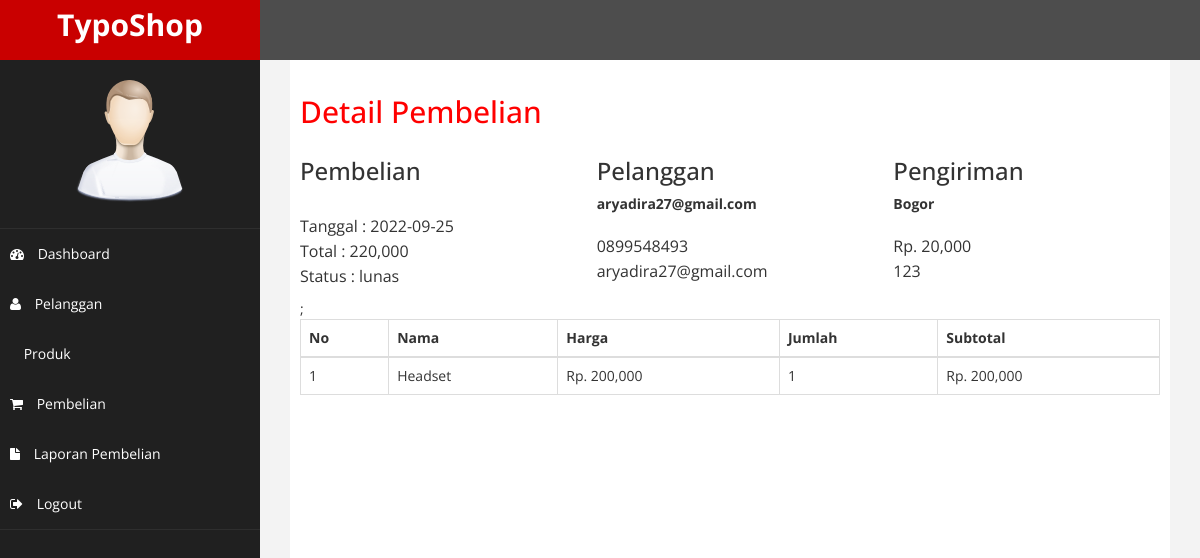
The app's page /admin/index.php?halaman=detail&id=37 (signed in) with its own data.
### tables this page shows
CREATE TABLE `pembelian` (
  `id_pembelian` int(11) NOT NULL,
  `id_pelanggan` int(11) NOT NULL,
  `id_ongkir` int(11) NOT NULL,
  `tanggal_pembelian` date NOT NULL,
  `total_pembelian` int(11) NOT NULL,
  `nama_kota` varchar(100) NOT NULL,
  `tarif` int(11) NOT NULL,
  `alamat_pengiriman` text NOT NULL,
  `status_pembelian` varchar(100) NOT NULL DEFAULT 'pending',
  `resi_pengiriman` varchar(50) NOT NULL
);

CREATE TABLE `pelanggan` (
  `id_pelanggan` int(11) NOT NULL,
  `email_pelanggan` varchar(100) NOT NULL,
  `password_pelanggan` varchar(50) NOT NULL,
  `nama_pelanggan` varchar(100) NOT NULL,
  `telepon_pelanggan` varchar(25) NOT NULL,
  `alamat_pelanggan` text NOT NULL
);

CREATE TABLE `pembelian_produk` (
  `id_pembelian_produk` int(11) NOT NULL,
  `id_pembelian` int(11) NOT NULL,
  `id_produk` int(11) NOT NULL,
  `jumlah` int(11) NOT NULL,
  `nama` varchar(100) NOT NULL,
  `harga` int(11) NOT NULL,
  `berat` int(11) NOT NULL,
  `subberat` int(11) NOT NULL,
  `subharga` int(11) NOT NULL
);

CREATE TABLE `produk` (
  `id_produk` int(11) NOT NULL,
  `nama_produk` varchar(100) NOT NULL,
  `harga_produk` int(11) NOT NULL,
  `berat_produk` int(11) NOT NULL,
  `foto_produk` varchar(100) NOT NULL,
  `deskripsi_produk` text NOT NULL,
  `stock_produk` int(11) NOT NULL
);

### admin/detail.php (the view)
<h2>Detail Pembelian</h2>
<?php
$ambil = $koneksi->query("SELECT * FROM pembelian JOIN pelanggan ON pembelian.id_pelanggan=pelanggan.id_pelanggan WHERE pembelian.id_pembelian='$_GET[id]'");
$detail = $ambil->fetch_assoc();
?>
<div class="row">
  <div class="col-md-4">
    <h3>Pembelian</h3>
    <p>
      Tanggal : <?php echo $detail['tanggal_pembelian'];?> <br>
      Total : <?php echo number_format($detail['total_pembelian']);?> <br>
      Status : <?php echo $detail['status_pembelian'];?> <br>
    </p>
  </div>
  <div class="col-md-4">
    <h3>Pelanggan</h3>
    <strong><?php echo $detail['email_pelanggan'];?></strong>
    <p>
      <?php echo $detail['telepon_pelanggan'];?> <br>
      <?php echo $detail['email_pelanggan'];?>
    </p>
  </div>
  <div class="col-md-4">
    <h3>Pengiriman</h3>
    <strong><?php echo $detail['nama_kota'];?></strong>
    <p>
      Rp. <?php echo number_format($detail['tarif']);?> <br>
      <?php echo $detail['alamat_pengiriman'];?>
    </p>
  </div>
</div>
<table class="table table-bordered">
  <thead>
    <tr>
      <th>No</th>
      <th>Nama</th>
      <th>Harga</th>
      <th>Jumlah</th>
      <th>Subtotal</th>
    </tr>
  </thead>
  <tbody>
    <?php $nomor = 1; ?>
    <?php $ambil = $koneksi->query("SELECT * FROM pembelian_produk JOIN produk ON pembelian_produk.id_produk=produk.id_produk WHERE pembelian_produk.id_pembelian='$_GET[id]'")?>
    <?php while($pecah = $ambil->fetch_assoc()){ ?>
    <tr>
      <td><?php echo $nomor; ?></td>
      <td><?php echo $pecah['nama_produk']; ?></td>
      <td>Rp. <?php echo number_format($pecah['harga_produk']); ?></td>
      <td><?php echo number_format($pecah['jumlah']); ?></td>
      <td>
        Rp. <?php echo number_format($pecah['harga_produk']*$pecah['jumlah']); ?>
      </td>
    </tr>
    <?php $nomor++?>;
    <?php } ?>
  </tbody>
</table>

### admin/index.php (shortened to what this page needs)
<?php
$koneksi = new mysqli("localhost", "root", "", "tokopenjualan");
?>
<!DOCTYPE html>
<html xmlns="http://www.w3.org/1999/xhtml">
<head>
  <link href="assets/css/bootstrap.css" rel="stylesheet" />
  <link href="assets/css/font-awesome.css" rel="stylesheet" />
  <link href="assets/js/morris/morris-0.4.3.min.css" rel="stylesheet" />
  <link href="assets/css/custom.css" rel="stylesheet" />
</head>
<body>
  <div id="wrapper">
    <nav class="navbar navbar-default navbar-cls-top navbar-fixed-top" role="navigation" style="margin-bottom: 0;">
      <div class="navbar-header">
        <a class="navbar-brand" href="index.php">TypoShop</a>
      </div>
      <div style="color: white; padding: 15px 50px 5px 50px;float: right;font-size: 16px;"> </div>
    </nav>
    <nav class="navbar-default navbar-side" role="navigation" style="position:fixed; padding-top:50px;">
      <div class="sidebar-collapse">
        <ul class="nav" id="main-menu">
          <li class="text-center">
            <img src="assets/img/find_user.png" class="user-image img-responsive" />
          </li>
          <li>
            <a href="index.php"><i class="fa fa-dashboard"></i> Dashboard</a>
            <a href="index.php?halaman=pelanggan"><i class="fa fa-user"></i> Pelanggan</a>
            <a href="index.php?halaman=produk"><i class="fa fa-bag-fill"></i> Produk</a>
            <a href="index.php?halaman=pembelian"><i class="fa fa-shopping-cart"></i> Pembelian</a>
            <a href="index.php?halaman=laporan_pembelian"><i class="fa fa-file"></i> Laporan Pembelian</a>
            <a href="index.php?halaman=logout"><i class="fa fa-sign-out"></i> Logout</a>
          </li>
        </ul>
      </div>
    </nav>
    <div id="page-wrapper">
      <div id="page-inner" style="padding-top:50px;">
        <?php
                if (isset($_GET['halaman'])) {
                    if ($_GET['halaman'] == "pelanggan") {
                        include 'pelanggan.php';
                    } elseif ($_GET['halaman'] == "produk") {
                        include 'produk.php';
                    } elseif ($_GET['halaman'] == "pembelian") {
                        include 'pembelian.php';
                    } elseif ($_GET['halaman'] == "detail") {
                        include 'detail.php';
                    } elseif ($_GET['halaman'] == "tambah-produk") {
                        include 'crud/tambah-produk.php';
                    } elseif ($_GET['halaman'] == "hapus-produk") {
                        include 'crud/hapus-produk.php';
                    } elseif ($_GET['halaman'] == "ubah-produk") {
                        include 'crud/ubah-produk.php';
                    } elseif ($_GET['halaman'] == "tambah-pelanggan") {
                        include 'crud/tambah-pelanggan.php';
                    } elseif ($_GET['halaman'] == "hapus-pelanggan") {
                        include 'crud/hapus-pelanggan.php';
                    } elseif ($_GET['halaman'] == "ubah-pelanggan") {
                        include 'crud/ubah-pelanggan.php';
                    } elseif ($_GET['halaman'] == "pembayaran") {
                        include 'pembayaran.php';
                    } elseif ($_GET['halaman'] == "logout") {
                        include 'logout.php';
                    } elseif ($_GET['halaman'] == "laporan_pembelian") {
                        include 'laporan_pembelian.php';
                    } elseif ($_GET['halaman'] == "download_laporan") {
                        include 'download_laporan.php';
                    }
                } else {
                    include 'dashboard.php';
                }
                ?>
      </div>
    </div>
</body>
</html>

### admin/assets/css/custom.css (style rules this page uses)
body { font-family: 'Open Sans', sans-serif; }
#wrapper { width: 100%; background:#202020; }
#page-wrapper { padding: 15px 15px; min-height: 600px; background:#F3F3F3; }
#page-inner { width:100%; margin:10px 20px 10px 0px; background-color:#fff!important; padding:10px; min-height:1200px; }
.text-center { text-align:center; }
h2 { color: #f00; }
p { font-size:16px; line-height:25px; padding-top:20px; }
.user-image { margin: 25px auto; -webkit-border-radius: 10px; -moz-border-radius: 10px; border-radius: 10px; max-height:170px; max-width:170px; }
.navbar-cls-top .navbar-brand { color: #fff; background: #C90000; width: 260px; text-align: center; height: 60px; font-size: 30px; font-weight: 700; }
.sidebar-collapse , .sidebar-collapse .nav { background:none; }
.sidebar-collapse .nav { padding:0; }
.sidebar-collapse .nav > li > a { color:#fff; background:#202020; text-shadow:none; }
.sidebar-collapse > .nav > li > a { padding:15px 10px; }
.sidebar-collapse > .nav > li { border-bottom: 1px solid rgba(107, 108, 109, 0.19); }
.navbar-side { border:none; background-color: #202020; }
.navbar-cls-top { background:#4D4D4D; border-bottom:none; }
.navbar-default { border:0px solid black; }
.navbar-header { background: #A70303; }
.nav > li > a > i { margin-right:10px; }
@media (min-width:768px) { #page-wrapper { margin: 0 0 0 260px; padding: 15px 30px; min-height: 1200px; } }
@media (min-width:768px) { .navbar-side { z-index: 1; position: absolute; width: 260px; } }
@media (min-width:768px) { .navbar { border-radius: 0px; } }

### records on screen
pembelian: tanggal_pembelian "2022-09-25", total_pembelian "220,000", status_pembelian "lunas", id_pelanggan.email_pelanggan "aryadira27@gmail.com", id_pelanggan.telepon_pelanggan "0899548493", nama_kota "Bogor", tarif "20,000", alamat_pengiriman "123"
pembelian_produk: id_produk.nama_produk "Headset", id_produk.harga_produk "200,000", jumlah "1", $pecah['harga_produk']*$pecah['jumlah'] "200,000"
